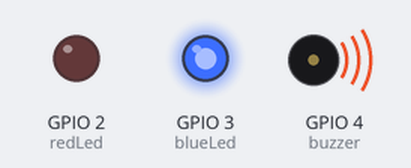
A sketch run on a simulated ESP32. On the bench: output pins drawn as LEDs (lit = HIGH), buzzer (waves = sounding).

Above: at 0.12 s.
At 2.37 s:
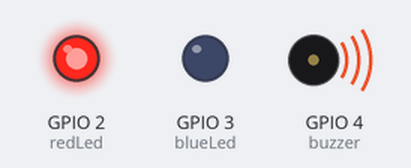
Timing chart, 0 to 3.0 s (numbered marks = the images above):
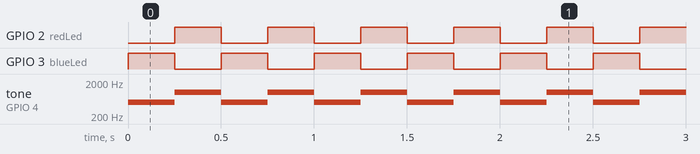

Measured:
- by itself, GPIO 2 (redLed), GPIO 3 (blueLed): alternates HIGH for 0.25 s and LOW for 0.25 s
- by itself, tone on GPIO 4 (buzzer): alternates 1000 Hz for 0.25 s and 500 Hz for 0.25 s

The sketch:

2-siren.ino
```cpp
// Project #2 - Siren
// This code is part of the challenge 100 Arduino and ESP32 projects.
// You can find more information about this initiative at https://github.com/LucasFernandoChannel/one-hundred-projects-challenge
// Created by Lucas Fernando - check my Youtube channel at https://www.youtube.com/@lucasfernandochannel

int redLed = 2;
int blueLed = 3;
int buzzer = 4;
int waitTime = 250;

void setup() {
  pinMode(redLed, OUTPUT);
  pinMode(blueLed, OUTPUT);
  pinMode(buzzer, OUTPUT);

  digitalWrite(redLed, LOW);
  digitalWrite(blueLed, LOW);
  digitalWrite(buzzer, LOW);
}

void loop() {
  digitalWrite(blueLed, HIGH);
  digitalWrite(redLed, LOW);
  tone(buzzer, 500);
  delay(waitTime);

  digitalWrite(blueLed, LOW);
  digitalWrite(redLed, HIGH);
  tone(buzzer, 1000);
  delay(waitTime);
}
```
